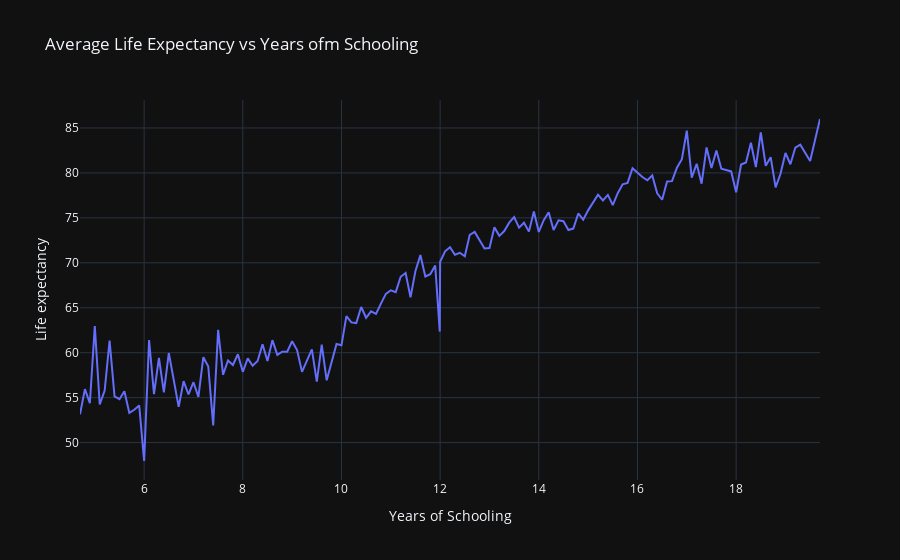

The cell this chart's notebook holds for it:
### Code cell
aggregated_data = df.groupby('Schooling')['Life expectancy '].mean().reset_index()
# Create the interactive line plot
fig = px.line(aggregated_data, x='Schooling', y='Life expectancy ',
title='Average Life Expectancy vs Years ofm Schooling',
labels={'Schooling':'Years of Schooling', 'Life expectancy':'Life Expectancy (years)'},
template='plotly_dark')
# Show the plot
fig.show()

### Figure 1 — Plotly figure (JSON) as saved in the notebook; plotly's stock layout.template omitted (floating-point values rounded to 4 significant figures; data arrays with more than 128 entries replaced by an {"elided": "..."} marker saying what was removed)
{"data": [{"hovertemplate": "Years of Schooling=%{x}<br>Life expectancy =%{y}<extra></extra>", "legendgroup": "", "line": {"color": "#636efa", "dash": "solid"}, "marker": {"symbol": "circle"}, "mode": "lines", "name": "", "orientation": "v", "showlegend": false, "type": "scatter", "x": {"elided": "150 float values"}, "xaxis": "x", "y": {"elided": "150 float values"}, "yaxis": "y"}], "layout": {"legend": {"tracegroupgap": 0}, "title": {"text": "Average Life Expectancy vs Years ofm Schooling"}, "xaxis": {"anchor": "y", "domain": [0, 1], "title": {"text": "Years of Schooling"}}, "yaxis": {"anchor": "x", "domain": [0, 1], "title": {"text": "Life expectancy "}}}}
